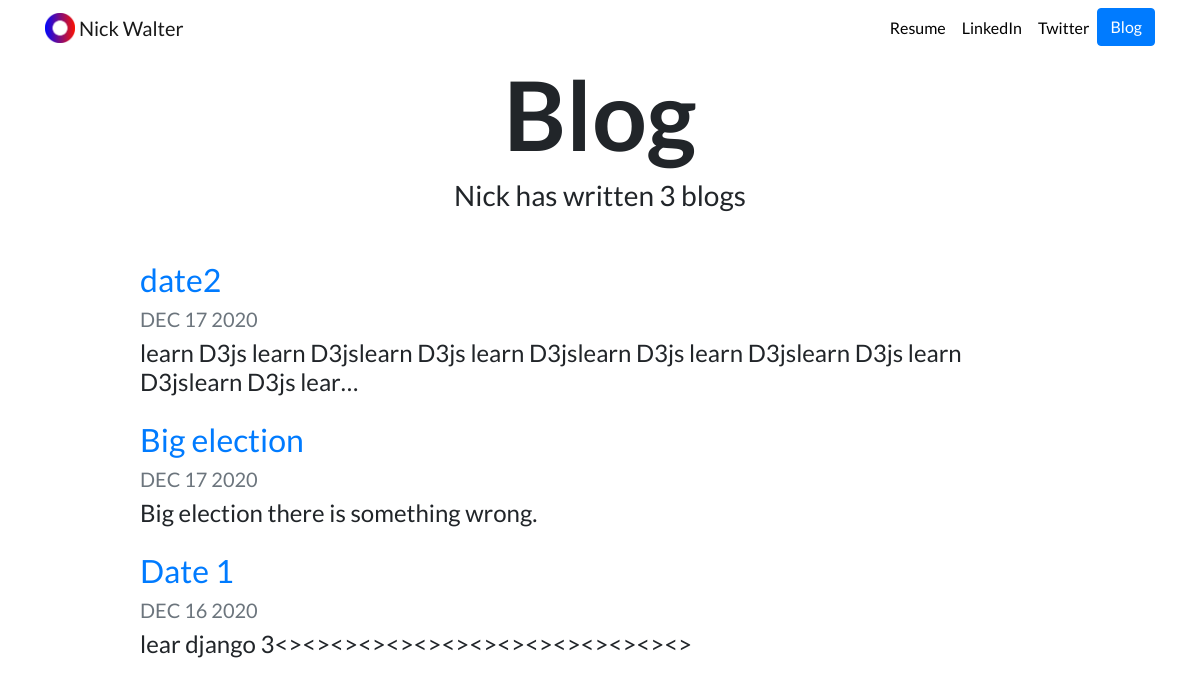
Screenshot of /blog/ with the database file from the repository.
### blog/models.py (models this page shows)
class Blog(models.Model):
  title=models.CharField(max_length=200)
  description = models.TextField()
  date = models.DateField()

### blog/views.py (the view)
# urls.py: path('', views.all_blogs, name='all_blogs'),
def all_blogs(request):
  blogs = Blog.objects.order_by('-date')
  return render(request,'blog/all_blogs.html',{'blogs':blogs})

### blog/templates/blog/all_blogs.html
{% extends "portfolio/base.html" %}
{% load static %}
{% block content %}
<h1 id="blogtitle" class="font-weight-bold text-center">Blog</h1>
<h3 class="text-center mb-5">Nick has written {{ blogs.count }} blog{{ blogs.count|pluralize }}</h3>
{% for blog in blogs %}
<div class="row justify-content-center my-3">
  <div class="col-md-10">
    <a href="{% url 'blog:detail' blog.id %}">
      <h2>{{ blog.title }}</h2>
    </a>
    <h5 class="text-muted">{{ blog.date|date:'M d Y'|upper }}</h5>
    <h4>{{ blog.description|striptags|truncatechars:100 }}</h4>
  </div>
</div>
{% endfor %}
{% endblock %}

### portfolio/static/portfolio/custom.css (style rules this page uses)
body { font-family: 'Lato', sans-serif; }
#blogtitle { font-size: 6rem; }

### rows the page displays
Blog: title "date2", date "DEC 17 2020", description "learn D3js learn D3jslearn D3js learn D3jslearn D3js learn D3jslearn D3js learn D3jslearn D3js lear…"
Blog: title "Big election", date "DEC 17 2020", description "Big election there is something wrong."
Blog: title "Date 1", date "DEC 16 2020", description "lear django 3<><><><><><><><><><><><><><><>"

### other values shown
{{ blogs.count }} "3"
